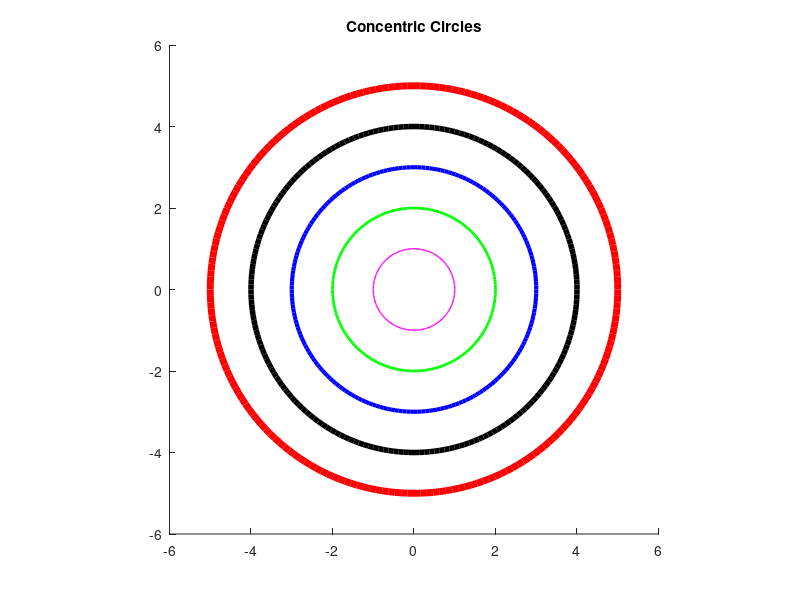

MATLAB code for this plot:
clc
clear all
figure
hold on
axis equal
t=0:pi/100:2*pi;
color=['m' 'g' 'b' 'k' 'r'];
for i=5:-1:1
x=i*cos(t);
y=i*sin(t);
plot(x,y,color(i),'LineWidth',i);


end
axis([-6 6 -6 6])
title('Concentric Circles')